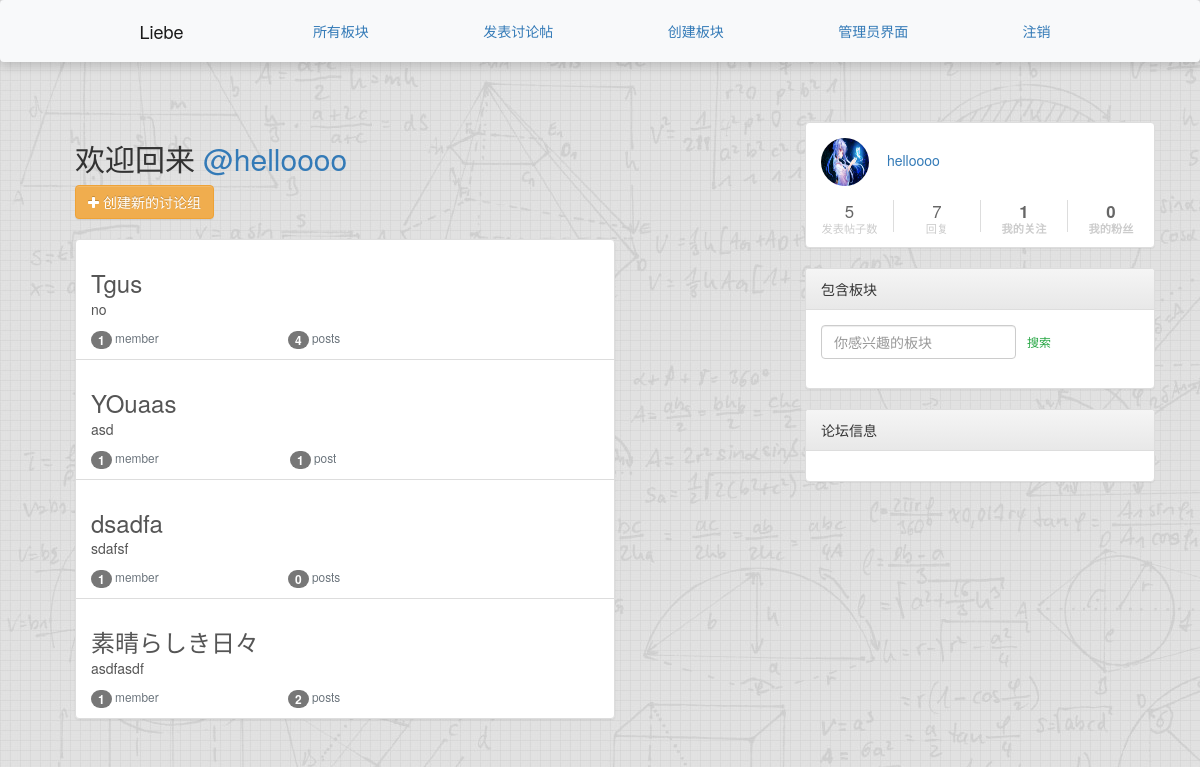
The app's page /groups/ (signed in), older data.
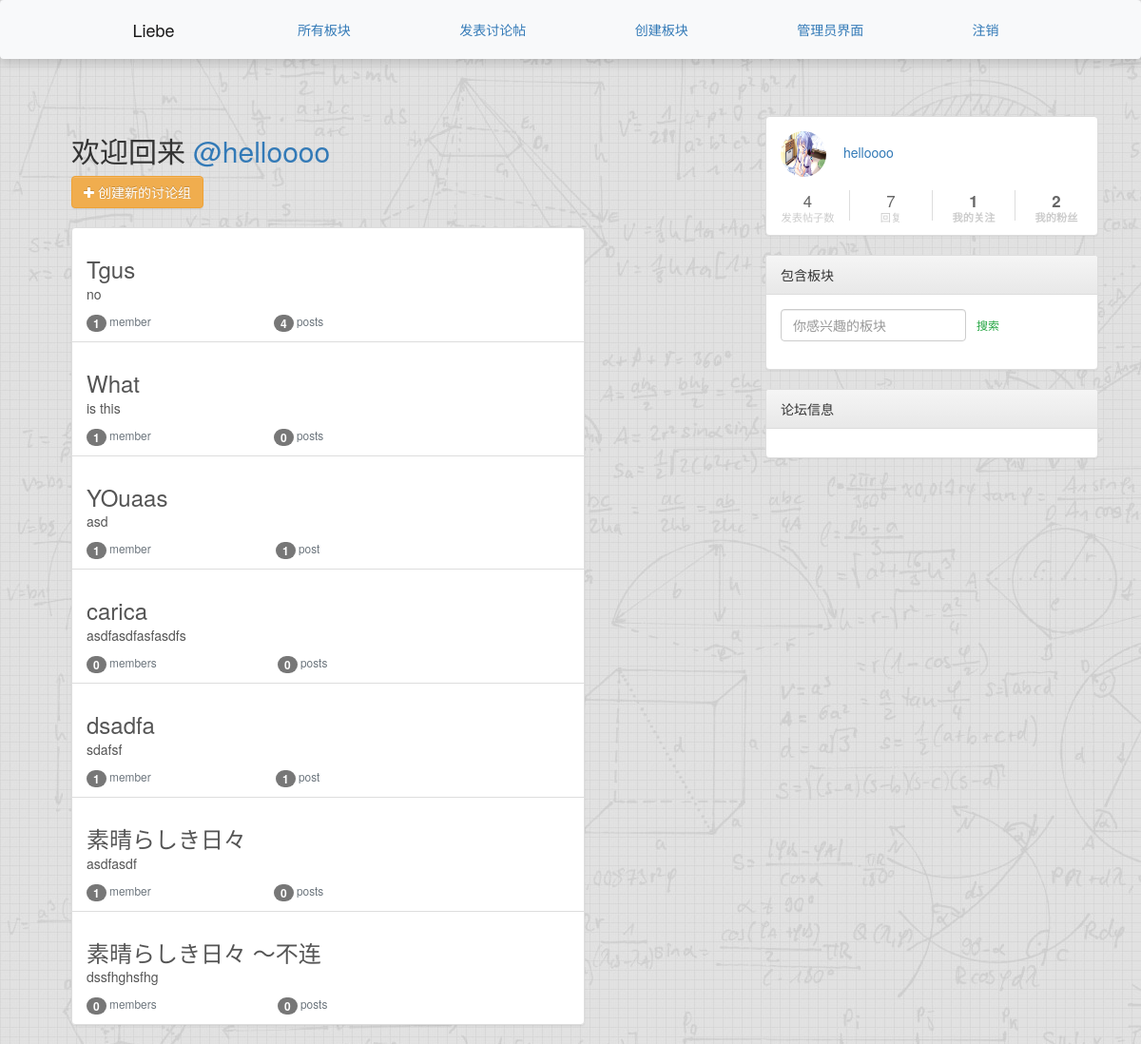
The same page, newer data.
### groups/models.py (models this page shows, shortened)
class Group(models.Model):
    name = models.CharField(max_length=255, unique=True, verbose_name="板块名称")
    slug = models.SlugField(allow_unicode=True, unique=True)
    description = models.TextField(blank=True, default='', verbose_name="板块描述")
    description_html = models.TextField(editable=False, default='', blank=True)
    members = models.ManyToManyField(User,through="GroupMember")
    class Meta:
        ordering = ["name"]

### accounts/models.py (models this page shows, shortened)
class User(AbstractUser):
    signature = models.CharField(max_length=255, blank=True, null=True)
    head_img = models.ImageField(blank=True, null=True, upload_to='profile_pics', default="default.jpeg")
    friends = models.ManyToManyField("User", blank=True, related_name='followed_by')

### groups/views.py (the view)
# urls.py: path('', views.ListGroups.as_view(), name="all"),
class ListGroups(generic.ListView):
    model = Group

### groups/templates/groups/group_list.html (shortened to what this page needs)
{% extends "groups/group_base.html" %}
{% block pregroup %}
<div class="col-md-6">
	<div class="content">
		{% if user.is_authenticated %}
		<h2>
			欢迎回来
			<a href="{% url 'posts:for_user' username=user.username %}">@{{user.username }}</a>
		</h2>
    {% endif %}
	</div>
	{% if user.is_authenticated and user.is_superuser %}
	<a href="{% url 'groups:create' %}" class="btn btn-warning" role="button"><span class="fa fa-plus"></span> 创建新的讨论组</a>
	{% endif %}
	<div class="list-group">
		{% for group in object_list %}
		<a href="{% url 'groups:single' slug=group.slug %}"
		class="list-group-item list-group-item-action flex-column align-items-start">
			<h3 class="mb-1">{{ group.name }}</h3>
			<p class="mb-1">{{ group.description_html|safe }}</p>
			<div class="d-flex w-40 justify-content-between">
				<small class="text-muted"><span class="badge badge-secondary">
					{{ group.members.count }}</span> member{{ group.members.count|pluralize }}</small>
				<small class="text-muted"><span class="badge badge-secondary">
					{{ group.posts.count }}</span> post{{ group.posts.count|pluralize }}</small>
			</div>
		</a>
		{% endfor %}
	</div>
</div>
{% endblock %}

### templates/base.html (shortened to what the changed rows need)
<!DOCTYPE>
<html>
{% load static %}
<head>
	<link rel="stylesheet" href="https://stackpath.bootstrapcdn.com/bootstrap/4.1.3/css/bootstrap.min.css"
>
	<link rel="stylesheet" href="https://maxcdn.bootstrapcdn.com/bootstrap/3.3.7/css/bootstrap-theme.min.css"
>
	<link href="https://maxcdn.bootstrapcdn.com/font-awesome/4.7.0/css/font-awesome.min.css" rel="stylesheet">
	<link rel="stylesheet" href="{% static 'simplesocial/css/master.css'%}">
	<link rel="stylesheet" href="{% static  'css/bootstrap.min.css' %}" />
	<link rel="stylesheet" href="{% static  'css/master.css' %}" />
</head>
<body>
	<div id="main" class="container">
		<div class="row">
			<div class="col-lg-8">
				<div class="container mycontent">
					{% block content %}
					{% endblock %}
				</div>
			</div>
			<div class="col-lg-4">
				{% if  user.is_authenticated %}
				<div class="panel panel-default">
					<div class="panel-body user-panel">
						<div class="panel-user-info">
							<div class="avatar-name">
								<a href="{% url 'accounts:profile' username=user.username %}">
									<img class="panel-avatar user-avatar rounded-circle" src="{{ user.head_img.url }}" alt="" />
								</a>
								<span class="panel-username"><a href="{% url 'accounts:profile' username=user.username %}">{{ user.username }}</a></span>
							</div>
							<div class="row panel-user-meta">
								<div class="col-xs-3 panel-user-meta-item">
										<div class="text-center">
											<p class="panel-user-meta-item-value">
												{{  user.posts.count }}
											</p>
											<p class="panel-user-meta-item-title">发表帖子数</p>
										</div>
								</div>
								<div class="col-xs-3 panel-user-meta-item">
										<div class="text-center">
											<p class="panel-user-meta-item-value">
												{{ user.comments.count }}
											</p>
											<p class="panel-user-meta-item-title">回复</p>
										</div>
								</div>
								<div class="col-xs-3 panel-user-meta-item">
									<a href="{% url 'accounts:following' username=user.username %}">
										<div class="text-center">
											<p class="panel-user-meta-item-value"><strong>{{ request.user.friends.count }}</strong>
											</p>
											<p class="panel-user-meta-item-title"><strong>我的关注</strong></p>
										</div>
									</a>
								</div>
								<div class="col-xs-3 panel-user-meta-item">
									<a href="{% url 'accounts:fans' username=user.username %}">
										<div class="text-center">
											<p class="panel-user-meta-item-value"><strong>{{ request.user.followed_by.count }}</strong>
											</p>
											<p class="panel-user-meta-item-title"><strong>我的粉丝</strong></p>
										</div>
									</a>
								</div>
							</div>
						</div>
					</div>
				</div>
				{% endif %}
			</div>
		</div>
	</div>
</body>
</html>

Row changes from the older to the newer data that the page shows:
changed User "helloooo": head_img: a different picture; posts.count "5" → "4"; user.followed_by.count "0" → "2"
added Group: name "What", description_html "is this", members.count "1", posts.count "0"
added Group: name "carica", description_html "asdfasdfasfasdfs", members.count "0", posts.count "0"
computed for Group "dsadfa": posts.count "0" → "1"
computed for Group "素晴らしき日々": posts.count "2" → "0"
added Group: name "素晴らしき日々 ～不连", description_html "dssfhghsfhg", members.count "0", posts.count "0"
